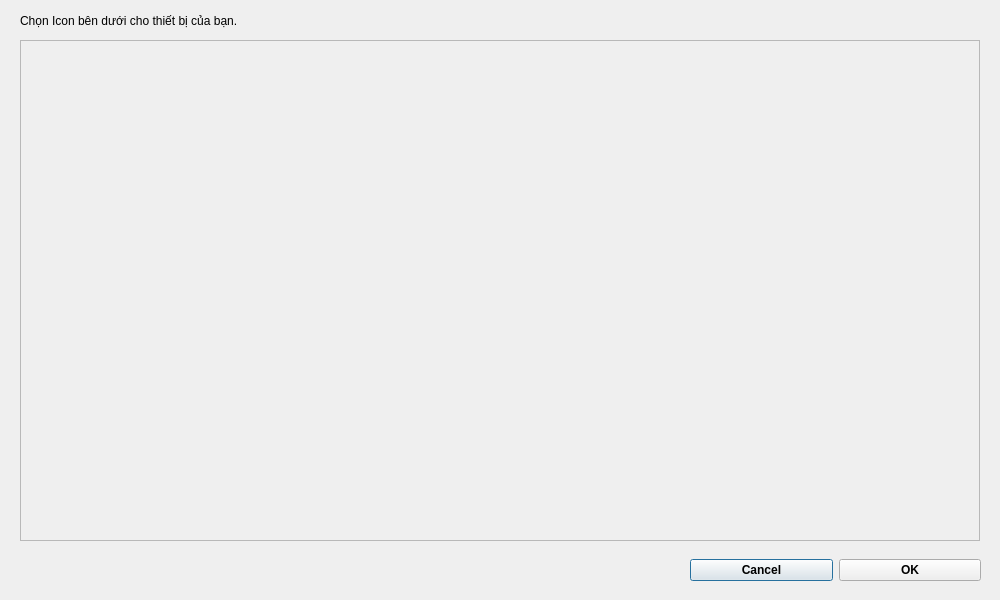
<?xml version="1.0" encoding="UTF-8"?>
<ui version="4.0">
 <class>DialogShowIcon</class>
 <widget class="QDialog" name="DialogShowIcon">
  <property name="geometry">
   <rect>
    <x>0</x>
    <y>0</y>
    <width>1000</width>
    <height>600</height>
   </rect>
  </property>
  <property name="windowTitle">
   <string>STEMe - Chọn ảnh (icon)</string>
  </property>
  <widget class="QScrollArea" name="scrollArea_Icon">
   <property name="geometry">
    <rect>
     <x>20</x>
     <y>40</y>
     <width>960</width>
     <height>501</height>
    </rect>
   </property>
   <property name="widgetResizable">
    <bool>true</bool>
   </property>
   <widget class="QWidget" name="scrollAreaWidgetContents">
    <property name="geometry">
     <rect>
      <x>0</x>
      <y>0</y>
      <width>958</width>
      <height>499</height>
     </rect>
    </property>
   </widget>
  </widget>
  <widget class="QLabel" name="label">
   <property name="geometry">
    <rect>
     <x>20</x>
     <y>10</y>
     <width>561</width>
     <height>22</height>
    </rect>
   </property>
   <property name="text">
    <string>Chọn Icon bên dưới cho thiết bị của bạn.</string>
   </property>
  </widget>
  <widget class="QWidget" name="horizontalLayoutWidget">
   <property name="geometry">
    <rect>
     <x>690</x>
     <y>550</y>
     <width>291</width>
     <height>41</height>
    </rect>
   </property>
   <layout class="QHBoxLayout" name="horizontalLayout">
    <item>
     <widget class="QPushButton" name="pushButton_Cancel">
      <property name="font">
       <font>
        <weight>75</weight>
        <bold>true</bold>
       </font>
      </property>
      <property name="text">
       <string>Cancel</string>
      </property>
     </widget>
    </item>
    <item>
     <widget class="QPushButton" name="pushButton_OK">
      <property name="font">
       <font>
        <weight>75</weight>
        <bold>true</bold>
       </font>
      </property>
      <property name="text">
       <string>OK</string>
      </property>
     </widget>
    </item>
   </layout>
  </widget>
 </widget>
 <resources/>
 <connections/>
</ui>
